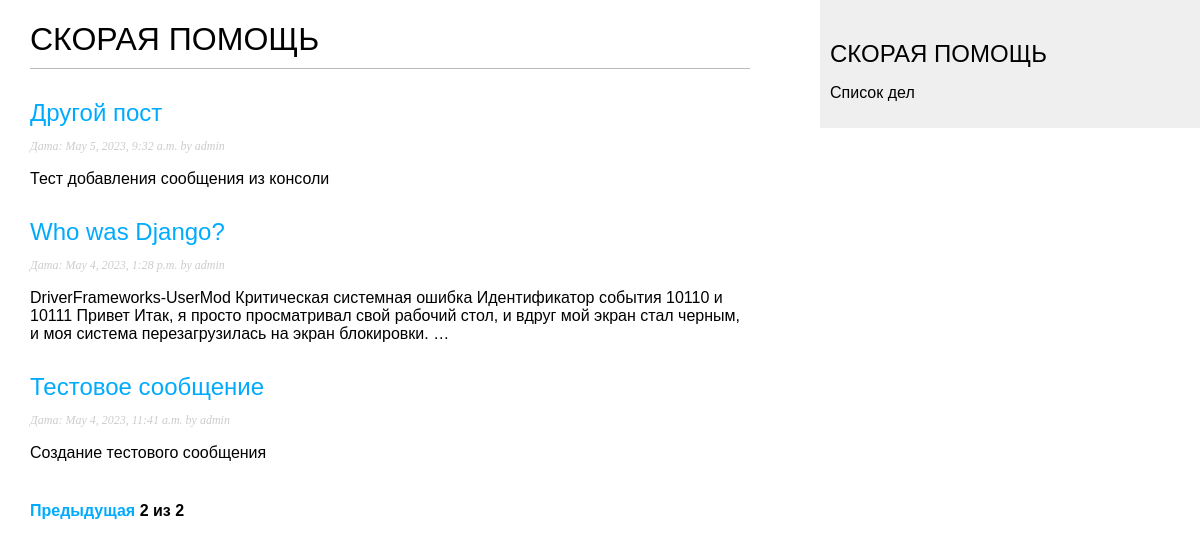
Page /help/?page=2 on the committed database.
### help/models.py (models this page shows, shortened)
class Post(models.Model):
    class Status(models.TextChoices):
        DRAFT = 'DF', 'Draft'
        PUBLISHED = 'PB', 'Published'
    title = models.CharField(max_length=250)
    slug = models.SlugField(max_length=250, unique_for_date='publish')
    author = models.ForeignKey(User, on_delete=models.CASCADE, related_name='help_posts')
    body = models.TextField()
    publish = models.DateTimeField(default=timezone.now)
    created = models.DateTimeField(auto_now_add=True)
    updated = models.DateTimeField(auto_now=True)
    status = models.CharField(max_length=2, choices=Status.choices, default=Status.DRAFT)
    objects = models.Manager()  # менеджер по умолчанию
    published = PublishedManager()
    class Meta:
        ordering = ['-publish']
        indexes = [
            models.Index(fields=['-publish'])
        ]
    def get_absolute_url(self):
        return reverse('help:post_detail',
                       args=[self.publish.year,
                             self.publish.month,
                             self.publish.day,
                             self.slug,
                             ])

### help/views.py (the view)
# urls.py: path('', views.post_list, name='post_list'),
def post_list(request):
    post_list = Post.published.all()
    paginator = Paginator(post_list, 5)
    page_number = request.GET.get('page', 1)
    try:
        posts = paginator.page(page_number)
    except PageNotAnInteger:
        posts = paginator.page(1)
    except EmptyPage:
        posts = paginator.page(paginator.num_pages)
    return render(request, 'help/post/list.html', {'posts': posts})

### help/models.py (called while the page is built)
    def get_queryset(self):
        return super().get_queryset().filter(status=Post.Status.PUBLISHED)

### help/templates/help/post/list.html (shortened to what this page needs)
{% extends 'help/base.html' %}
{% block content %}
<h1>СКОРАЯ ПОМОЩЬ</h1>
{% for post in posts%}
<h2>
    <a href="{{ post.get_absolute_url }}">
        {{post.title}}
    </a>
</h2>
<p class="date">
    Дата: {{ post.publish }} by {{ post.author }}
</p>
{{ post.body|truncatewords:30|linebreaks }}
{% endfor %}
{% include "pagination.html" with page=posts %}
{% endblock %}

### help/static/css/help.css (style rules this page uses)
body { margin:0; padding:0; font-family:helvetica, sans-serif; }
a { color:#00abff; text-decoration:none; }
h1 { font-weight:normal; border-bottom:1px solid #bbb; padding:0 0 10px 0; }
h2 { font-weight:normal; margin:30px 0 0; }
p.date { color:#ccc; font-family: georgia, serif; font-size: 12px; font-style: italic; }

### rows in the picture
Post: title "Другой пост", publish "May 5, 2023, 9:32 a.m.", author "admin", body "Тест добавления сообщения из консоли"
Post: title "Who was Django?", publish "May 4, 2023, 1:28 p.m.", author "admin", body "DriverFrameworks-UserMod Критическая системная ошибка Идентификатор события 10110 и 10111 Привет Итак, я просто просматривал свой рабочий стол, и вдруг мой экран стал черным, и моя система перезагрузилась на экран блокировки. …"
Post: title "Тестовое сообщение", publish "May 4, 2023, 11:41 a.m.", author "admin", body "Создание тестового сообщения"

### other values in the picture
{{ page.number }} "2"
{{ page.paginator.num_pages }} "2"
